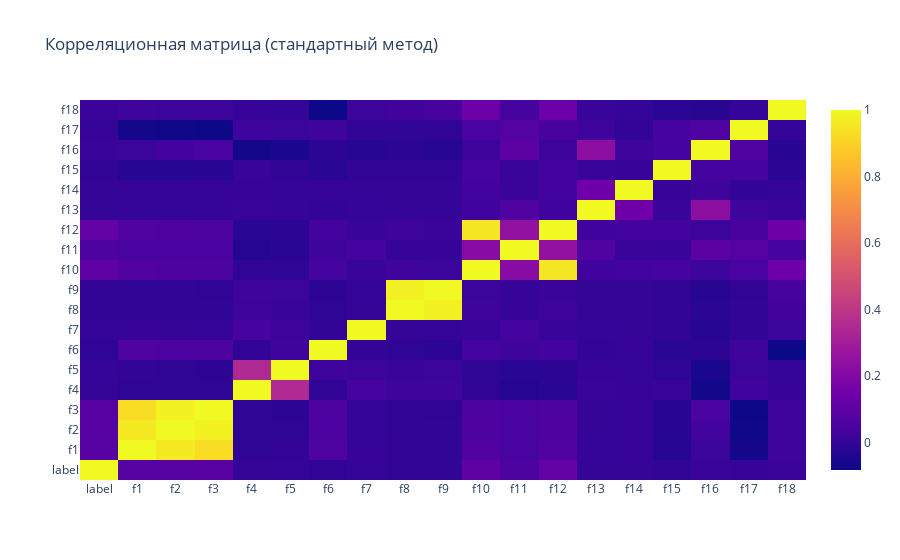

The code cell stored with this chart in its notebook:
### Code cell
# корреляционная матрица

list_of_columns = ["label"] + [f"f{i}" for i in range(1, 19) if f"f{i}" in df_dropped.columns]
correlation_list = df_dropped[list_of_columns].corr()
# correlation_list = df.corr(method = "spearman")
# correlation_list = df.corr(method = "kendall")


fig = go.Figure(data = go.Heatmap(z = correlation_list,
                                  x = list_of_columns,
                                  y = list_of_columns,
                                  hoverongaps = True))

fig.update_layout(title = "Корреляционная матрица (стандартный метод)")

fig.show()

### Figure 1 — Plotly figure (JSON) as saved in the notebook; plotly's stock layout.template omitted (floating-point values rounded to 4 significant figures; data arrays with more than 128 entries replaced by an {"elided": "..."} marker saying what was removed)
{"data": [{"hoverongaps": true, "type": "heatmap", "x": ["label", "f1", "f2", "f3", "f4", "f5", "f6", "f7", "f8", "f9", "f10", "f11", "f12", "f13", "f14", "f15", "f16", "f17", "f18"], "y": ["label", "f1", "f2", "f3", "f4", "f5", "f6", "f7", "f8", "f9", "f10", "f11", "f12", "f13", "f14", "f15", "f16", "f17", "f18"], "z": {"elided": "19x19 float values"}}], "layout": {"autosize": true, "title": {"text": "Корреляционная матрица (стандартный метод)"}, "xaxis": {"autorange": true, "range": [-0.5, 18.5], "type": "category"}, "yaxis": {"autorange": true, "range": [-0.5, 18.5], "type": "category"}}}
